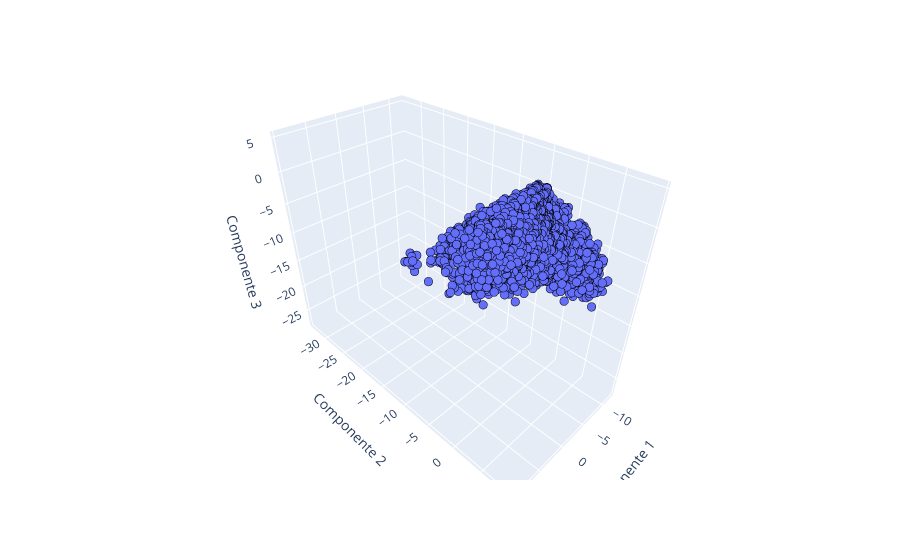

The notebook cell saved with this chart:
### Code cell
# Visualización 3D
fig = px.scatter_3d(
    data_pca, 
    x='PC1', 
    y='PC2', 
    z='PC3', 
    labels={
        'PC1': 'Componente 1', 
        'PC2': 'Componente 2', 
        'PC3': 'Componente 3',
    }
)

fig.update_traces(
    marker=dict(
        size=5, 
        line=dict(width=1, color='Black')
    ),
    selector=dict(mode='markers')
)

fig.show()

### Figure 1 — Plotly figure (JSON) as saved in the notebook; plotly's stock layout.template omitted (floating-point values rounded to 4 significant figures; data arrays with more than 128 entries replaced by an {"elided": "..."} marker saying what was removed)
{"data": [{"hovertemplate": "Componente 1=%{x}<br>Componente 2=%{y}<br>Componente 3=%{z}<extra></extra>", "legendgroup": "", "marker": {"color": "#636efa", "line": {"color": "Black", "width": 1}, "size": 5, "symbol": "circle"}, "mode": "markers", "name": "", "scene": "scene", "showlegend": false, "type": "scatter3d", "x": {"elided": "23833 float values"}, "y": {"elided": "23833 float values"}, "z": {"elided": "23833 float values"}}], "layout": {"legend": {"tracegroupgap": 0}, "margin": {"t": 60}, "scene": {"domain": {"x": [0, 1], "y": [0, 1]}, "xaxis": {"title": {"text": "Componente 1"}}, "yaxis": {"title": {"text": "Componente 2"}}, "zaxis": {"title": {"text": "Componente 3"}}}}}
